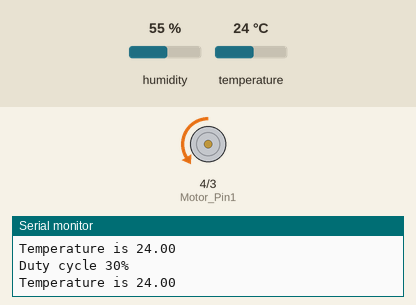
This sketch was run on a simulated Arduino Uno, built with avr-gcc and run on an emulated ATmega328P. Shown: motor-driver pin pairs drawn as motors (green arrow = first pin HIGH = forward, orange = second pin HIGH = backward, longer = more drive, scaled by the enable pin), the last lines printed to the serial monitor. The test bench sets the inputs (shaded band); at power-on: temperature 24 °C, humidity 55 %.

Above: at 3.9 s.
4.0 s: temperature set to 33.2 °C
8.4 s: temperature set to 34.3 °C
At 11.0 s:
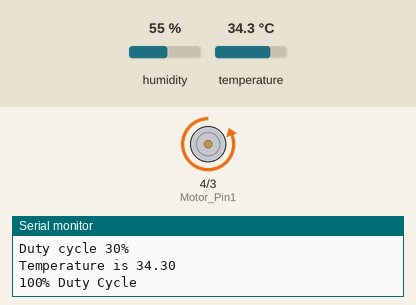
12.4 s: temperature set to 12 °C
At 14.8 s:
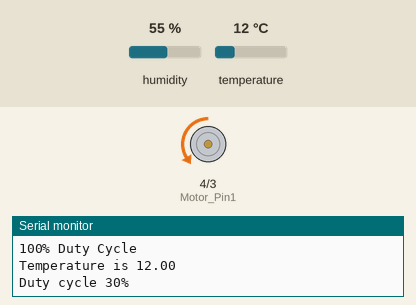
16.4 s: temperature set to 41 °C
At 19.9 s:
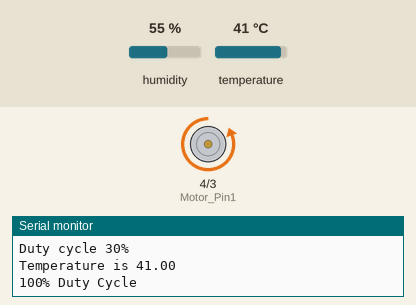
Timing chart, 0 to 21.4 s (numbered marks = the images above; inputs shaded):
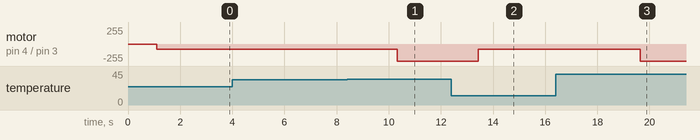

The sketch:

sketch_oct13a.ino
```cpp
#include <DHT.h>           // Including DHT22 library
#define DHTPIN 6      // Declaring pin 6 for communicating to DHT22 sensor
#define DHTTYPE DHT22 // Declaring the type of DHT sensor we are using (DHT22 or DHT11)

DHT dht(DHTPIN, DHTTYPE);          // Declaring DHT connection and type


int Motor_Pin1 = 4;  // pin 2 on L293D
int Motor_Pin2 = 3;  // pin 7 on L293D
int Enable = 5;      // pin 1 on L293D

void setup() {
  Serial.begin(9600);
  pinMode(Motor_Pin1, OUTPUT);
  pinMode(Motor_Pin2, OUTPUT);
  pinMode(Enable, OUTPUT);
  dht.begin();     // Initializes DHT sensor
}

void loop() {

  float temp = dht.readTemperature(); // Reading the temperature in Celsius
  if (! isnan(temp)) {                  // Validating received data
    Serial.print("Temperature is ");
  Serial.println(temp);
    delay(1000);
  }
 // Setting the position to display fan speed

  if(temp <34) {                 // If the temperature less than 34
    analogWrite(Enable,77);
    // 0% PWM duty cycle
    //Serial.print("Temperature ");
    //Serial.println(temp);
    Serial.println("Duty cycle 30%");
    delay(100);
  }
  else if(temp>=34) {      // If the temperature is between 25 & 30
    analogWrite(Enable,255);       // 100% duty cycle.
    //Serial.print("Temperature ");
    //Serial.println(temp);
    Serial.println("100% Duty Cycle");
    delay(100);
  }

  digitalWrite(Motor_Pin1, LOW);  // To drive the motor in a particular direction
  digitalWrite(Motor_Pin2, HIGH); // To drive the motor in a particular direction

  delay(2000); // 2 seconds delay
}
```

Measured:
- the behaviour switches between 33.9 and 34 °C on temperature (found by bisection; images 0 and 1)
- after the input at 8.4 s, motor on pin 4 (Motor_Pin1) / pin 3 (Motor_Pin2): backward 77/255 → backward 255/255 after 1.9 s
- after the input at 12.4 s, motor on pin 4 (Motor_Pin1) / pin 3 (Motor_Pin2): backward 255/255 → backward 77/255 after 1.0 s
- after the input at 16.4 s, motor on pin 4 (Motor_Pin1) / pin 3 (Motor_Pin2): backward 77/255 → backward 255/255 after 3.2 s
